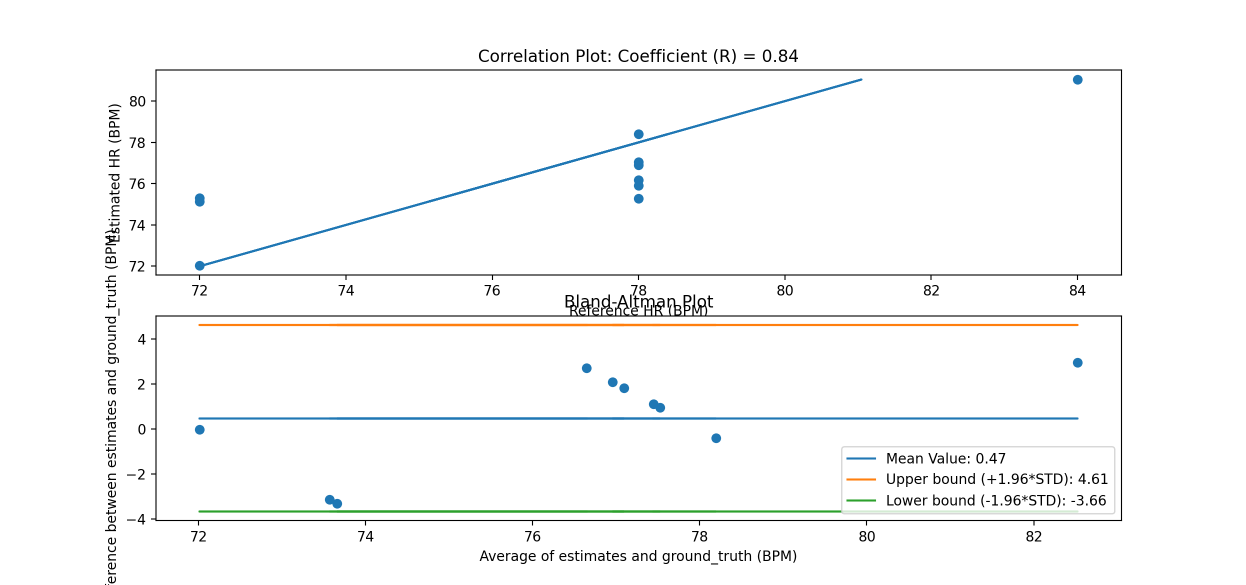
#> input picture Python/Lab6/images/blantaltman.png, 2492 x 1170 px, given in place of the camera (shown at 1/2 size)
$ python cannyedgetutorial.py
#> lines starting #> are read from the running program, lines starting #| are printed output that depends on the picture; after the words box and inside, x2 and y2 are one past the last pixel; in counts of white or black regions, pixels touching at a corner belong together
import cv2
import numpy as np

cap = cv2.VideoCapture(0)
fourcc = cv2.VideoWriter_fourcc(*'XVID')
out = cv2.VideoWriter('output1.avi', fourcc, 20.0, (600, 480), False)

while (1):

    _, frame = cap.read()
#> frame is the input picture: shape (1170, 2492, 3); mean B, G, R 248.9, 249.1, 248.6
    hsv = cv2.cvtColor(frame, cv2.COLOR_BGR2HSV)
#> hsv: shape (1170, 2492, 3); mean H, S, V 1.1, 2.5, 249.9

    lower_red = np.array([30, 150, 50])
    upper_red = np.array([255, 255, 180])

    mask = cv2.inRange(hsv, lower_red, upper_red)
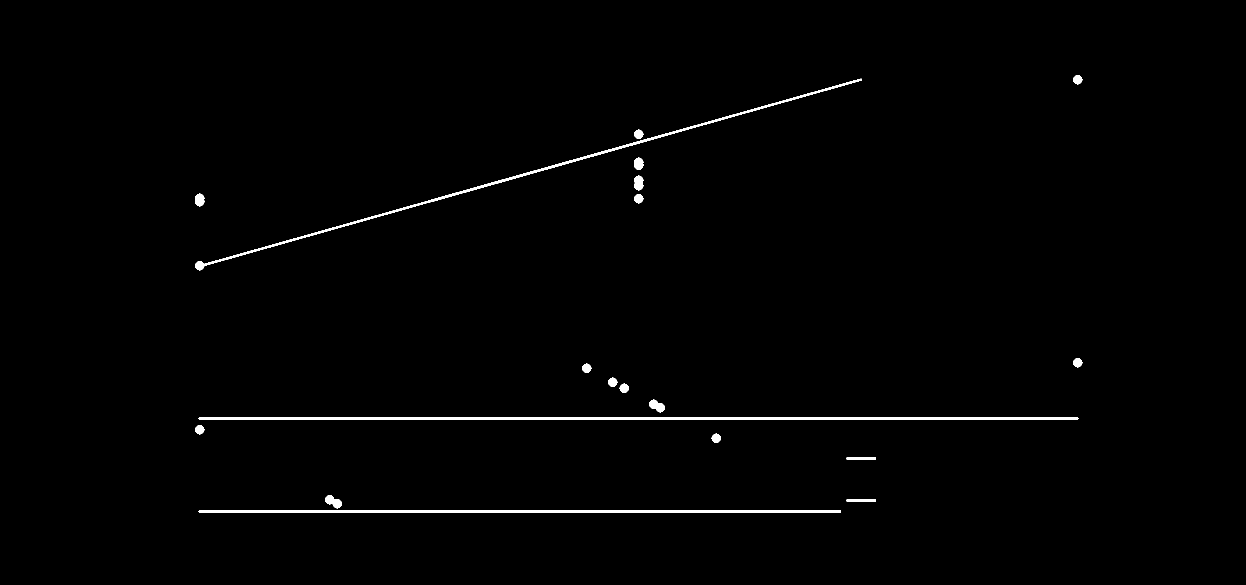
#> mask: shape (1170, 2492) (shown at 1/2 size); 0.8% white; 19 white regions, largest, box (x1, y1, x2, y2) and area: (397, 835, 2157, 839) 7036, (390, 157, 1724, 541) 6245, (397, 1021, 1682, 1025) 5138
    res = cv2.bitwise_and(frame, frame, mask=mask)

    cv2.imshow('Original', frame)
    edges = cv2.Canny(frame, 100, 200)
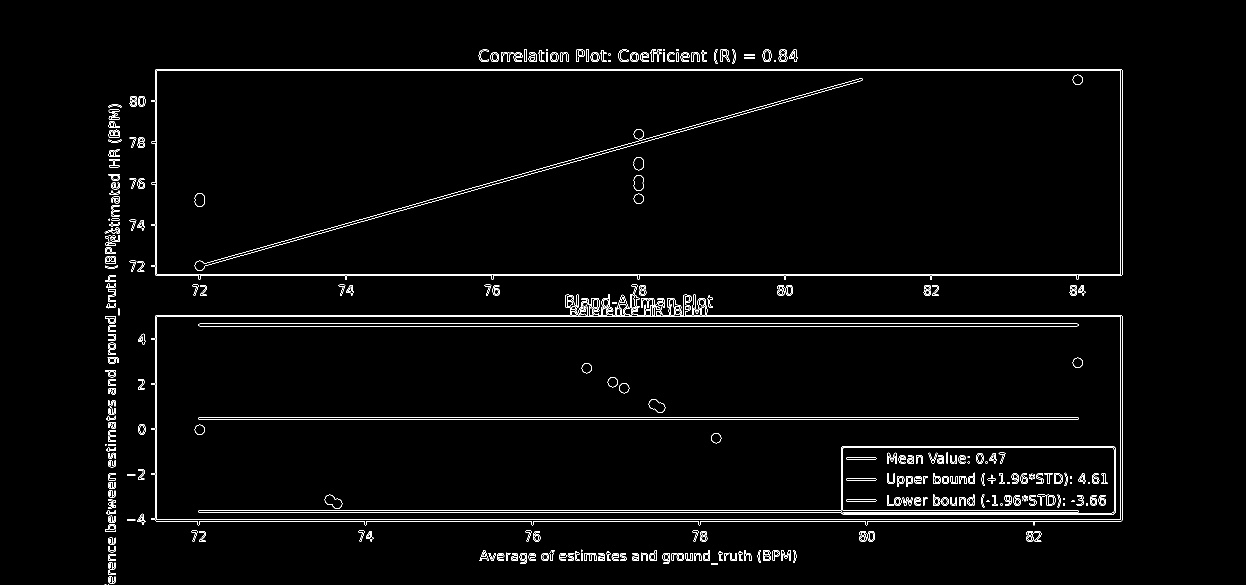
#> edges: shape (1170, 2492) (shown at 1/2 size); 2% white in thin lines or dots, all inside (x1, y1, x2, y2) = (209, 98, 2245, 1170)
    cv2.imshow('Edges', edges)

    out.write(edges)

    if cv2.waitKey(1) & 0xFF == ord('q'):
#> (key q is pressed here)
        break

cv2.destroyAllWindows()
cap.release()
out.release()

$ run again, on Python/Lab6/images/sample1.png
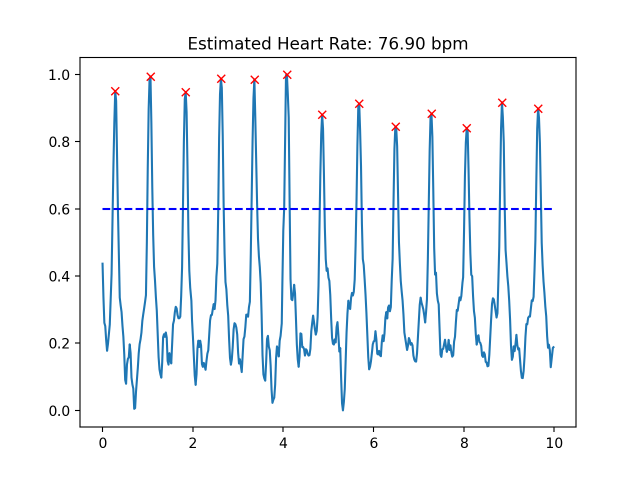
#> input picture Python/Lab6/images/sample1.png, 1280 x 960 px, given in place of the camera (shown at 1/2 size)
#> frame is the input picture: shape (960, 1280, 3); mean B, G, R 247.6, 243.7, 239.2
#> hsv: shape (960, 1280, 3); mean H, S, V 7.2, 12.1, 247.9
#> `mask = cv2.inRange(hsv, lower_red, upper_red)`:
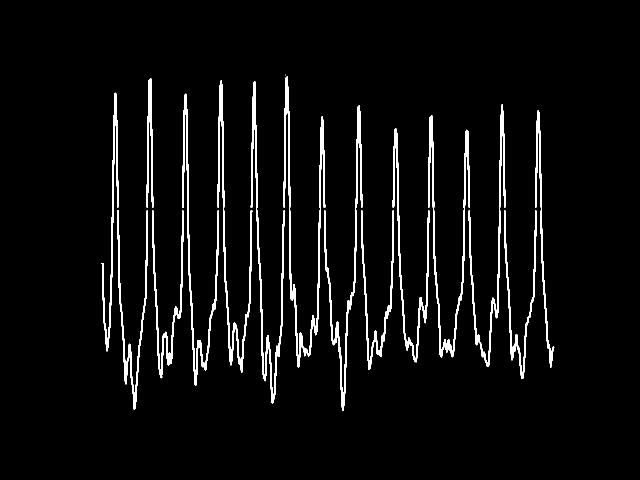
#> mask: shape (960, 1280) (shown at 1/2 size); 4.3% white; 16 white regions (1 under 20 px), largest, box (x1, y1, x2, y2) and area: (567, 152, 651, 735) 5581, (501, 162, 570, 807) 4693, (856, 230, 940, 715) 4465
#> `edges = cv2.Canny(frame, 100, 200)`:
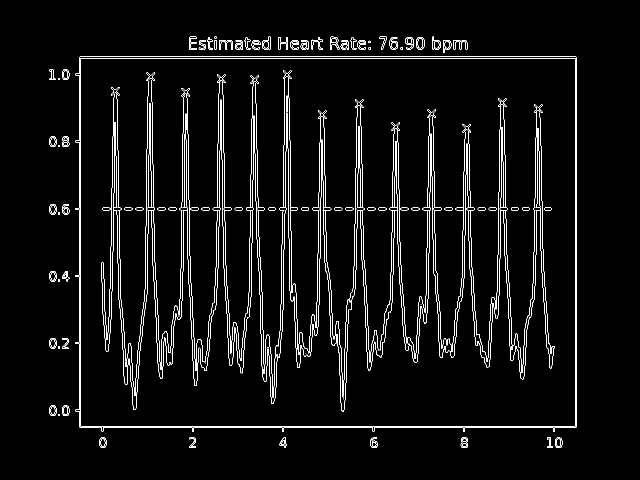
#> edges: shape (960, 1280) (shown at 1/2 size); 3.6% white in thin lines or dots, all inside (x1, y1, x2, y2) = (98, 72, 1154, 896)
